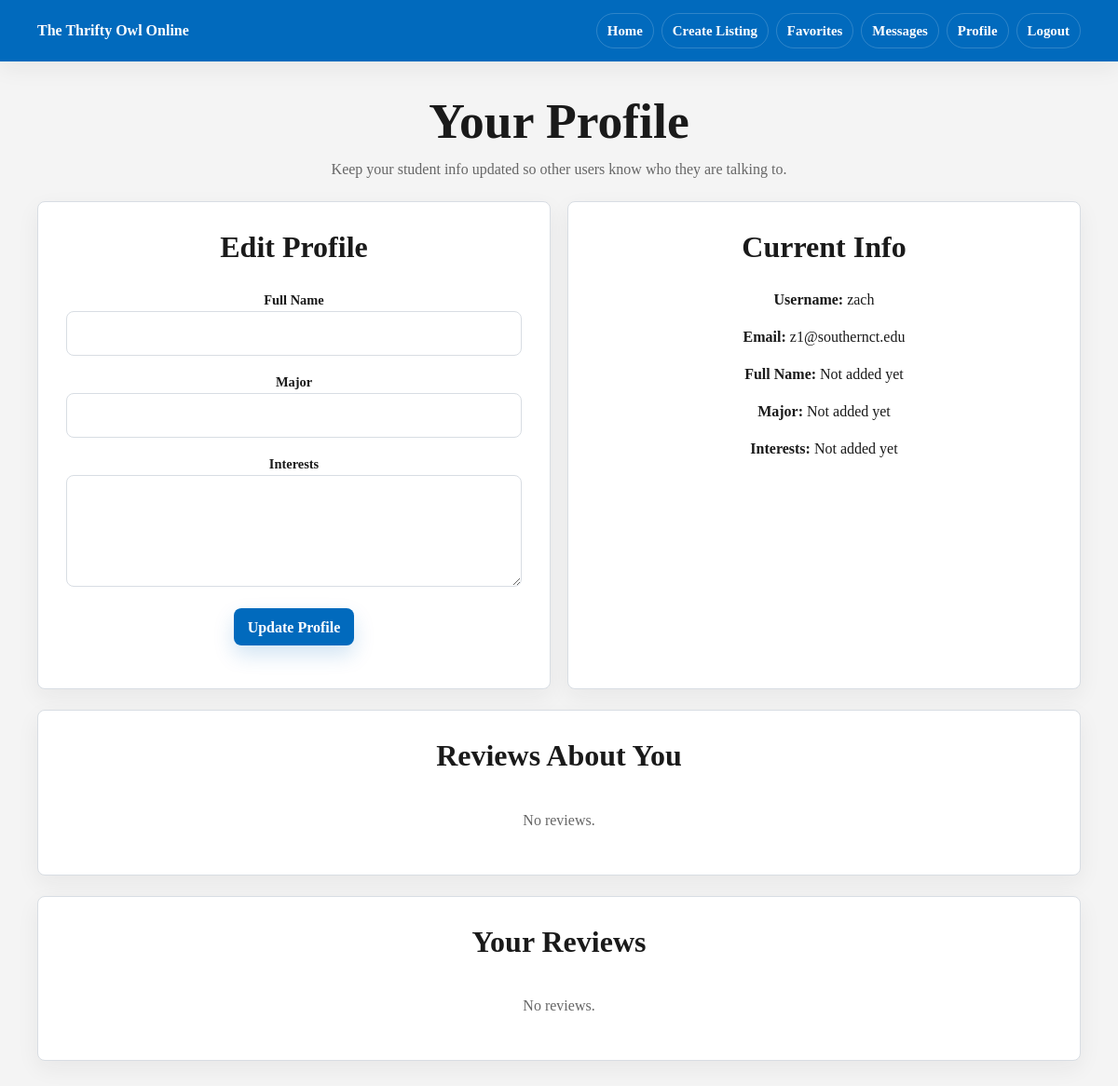
Page /profile (signed in) on the committed database.
### app/models.py (models this page shows)
class User(UserMixin, db.Model):
    __tablename__ = 'users'
    id = db.Column(db.Integer, primary_key=True)
    is_admin = db.Column(db.Boolean, default=False)
    is_blocked = db.Column(db.Boolean, default=False)
    email = db.Column(db.String(150), unique=True, nullable=False)
    username = db.Column(db.String(150), unique=True, nullable=False)
    password = db.Column(db.String(150), nullable=False)
    name = db.Column(db.String(150))
    major = db.Column(db.String(150))
    interests = db.Column(db.String(300))
    image = db.Column(db.String(200))  # store filename/path
    posts = db.relationship('Post', backref='owner', lazy=True)
    sent_messages = db.relationship('Message', foreign_keys='Message.sender_id', backref='sender', lazy=True)
    received_messages = db.relationship('Message', foreign_keys='Message.receiver_id', backref='receiver', lazy=True)
    reviews_given = db.relationship('Review', foreign_keys='Review.reviewer_id', backref='reviewer', lazy=True)
    reviews_received = db.relationship('Review', foreign_keys='Review.reviewed_id', backref='reviewed', lazy=True)

### app/routes.py (the view, shortened to what this page needs)
@main.route('/profile', methods=['GET', 'POST'])
@login_required
def profile():
    sync_admin_status(current_user)
    form = ProfileForm(obj=current_user)
    received_reviews = Review.query.filter_by(reviewed_id=current_user.id).order_by(Review.created_at.desc()).all()
    authored_reviews = Review.query.filter_by(reviewer_id=current_user.id).order_by(Review.created_at.desc()).all()
    return render_template('profile.html', form=form, received_reviews=received_reviews, authored_reviews=authored_reviews)

### app/forms.py
class ProfileForm(FlaskForm):
    name = StringField('Full Name', validators=[Length(max=150)])
    major = StringField('Major', validators=[Length(max=150)])
    interests = TextAreaField('Interests', validators=[Length(max=300)])
    image = FileField('Profile Image')  # optional
    submit = SubmitField('Update Profile')

### app/models.py (called while the page is built)
@login_manager.user_loader
def load_user(user_id):
    return User.query.get(int(user_id))

### app/routes.py (called while the page is built)
def is_hardcoded_admin(email):
    return email and email.strip().lower() == ADMIN_EMAIL

def sync_admin_status(user):
    if user and is_hardcoded_admin(user.email) and (not user.is_admin or user.is_blocked):
        user.is_admin = True
        user.is_blocked = False
        db.session.commit()

### app/templates/profile.html (shortened to what this page needs)
{% extends "base.html" %}
{% block content %}
<section class="page-header">
    <h1>Your Profile</h1>
    <p class="muted">Keep your student info updated so other users know who they are talking to.</p>
</section>
<div class="grid two-col">
    <section class="card">
        <h2>Edit Profile</h2>
        <form method="post">
            <div>
                <label for="{{ form.name.id }}">{{ form.name.label.text }}</label>
                {{ form.name() }}
            </div>
            <div>
                <label for="{{ form.major.id }}">{{ form.major.label.text }}</label>
                {{ form.major() }}
            </div>
            <div>
                <label for="{{ form.interests.id }}">{{ form.interests.label.text }}</label>
                {{ form.interests(rows=4) }}
            </div>
            <p>{{ form.submit() }}</p>
        </form>
    </section>
    <section class="card">
        <h2>Current Info</h2>
        <p><strong>Username:</strong> {{ current_user.username }}</p>
        <p><strong>Email:</strong> {{ current_user.email }}</p>
        <p><strong>Full Name:</strong> {{ current_user.name or 'Not added yet' }}</p>
        <p><strong>Major:</strong> {{ current_user.major or 'Not added yet' }}</p>
        <p><strong>Interests:</strong> {{ current_user.interests or 'Not added yet' }}</p>
    </section>
</div>
<section class="card review-row">
    <h2>Reviews About You</h2>
    {% for review in received_reviews %}
    <p>{{ review.rating }}/5 by <a href="{{ url_for('main.view_profile', user_id=review.reviewer_id) }}">{{
            review.reviewer.username }}</a>: {{ review.comment }}</p>
    {% else %}
    <p class="muted">No reviews.</p>
    {% endfor %}
</section>
<section class="card review-row">
    <h2>Your Reviews</h2>
    {% for review in authored_reviews %}
    <p>{{ review.rating }}/5 for <a href="{{ url_for('main.view_profile', user_id=review.reviewed_id) }}">{{
            review.reviewed.username }}</a>: {{ review.comment }}</p>
    <p><a href="{{ url_for('main.edit_review', review_id=review.id) }}">Edit</a></p>
    <div class="form-center">
        <form method="post" action="{{ url_for('main.delete_review', review_id=review.id) }}">
            <input type="submit" value="Delete" class="button danger">
        </form>
    </div>
    {% else %}
    <p class="muted">No reviews.</p>
    {% endfor %}
</section>
{% endblock %}

### app/static/style.css (style rules this page uses)
:root { --blue: #016ABD; --blue-dark: #003399; --bg: #F4F4F4; --card: #ffffff; --border: #d8dde3; --text: #1a1a1a; --muted: #666666; --danger: #a82222; --radius: 8px; --shadow: 0 18px 45px rgba(26, 26, 26, 0.08); --shadow-soft: 0 8px 24px rgba(26, 26, 26, 0.06); }
* { box-sizing: border-box; }
body { margin: 0; background: var(--bg); color: var(--text); font-family: georgia, serif; line-height: 1.5; -webkit-font-smoothing: antialiased; }
h1, h2, h3, p { margin-top: 0; }
h1, h2, h3 { line-height: 1.15; letter-spacing: 0; }
h1 { font-size: clamp(2rem, 5vw, 3.35rem); }
h2 { font-size: clamp(1.35rem, 3vw, 2rem); }
.container>* { width: 100%; }
.grid { display: grid; grid-template-columns: repeat(auto-fit, minmax(min(100%, 280px), 1fr)); gap: 18px; }
.two-col { grid-template-columns: repeat(2, minmax(0, 1fr)); }
form { display: grid; gap: 16px; text-align: center; }
label { color: var(--text); font-size: 0.9rem; font-weight: 800; }
input, select, textarea { width: 100%; padding: 11px 12px; border: 1px solid var(--border); border-radius: var(--radius); background: white; color: var(--text); font: inherit; text-align: center; transition: border-color 160ms ease, box-shadow 160ms ease; }
textarea { min-height: 100px; resize: vertical; }
input[type="submit"], button, .button { min-height: 40px; width: fit-content; display: inline-flex; align-items: center; justify-content: center; padding: 10px 15px; border: 0; border-radius: var(--radius); background: var(--blue); color: white; box-shadow: 0 10px 22px rgba(1, 106, 189, 0.18); font: inherit; font-weight: 800; line-height: 1.2; cursor: pointer; }
.card { background: var(--card); border: 1px solid var(--border); border-radius: var(--radius); padding: clamp(20px, 3vw, 30px); box-shadow: var(--shadow-soft); text-align: center; }
.page-header { text-align: center; }
.page-header h1 { margin-bottom: 8px; }
.page-header p { margin-bottom: 0; }
.message-row, .review-row, .user-row { display: grid; gap: 10px; }
.review-row { gap: 12px; }
.muted { color: var(--muted); }

### rows in the picture
User: username "zach", email "z1@southernct.edu", name "Not added yet", major "Not added yet", interests "Not added yet"
